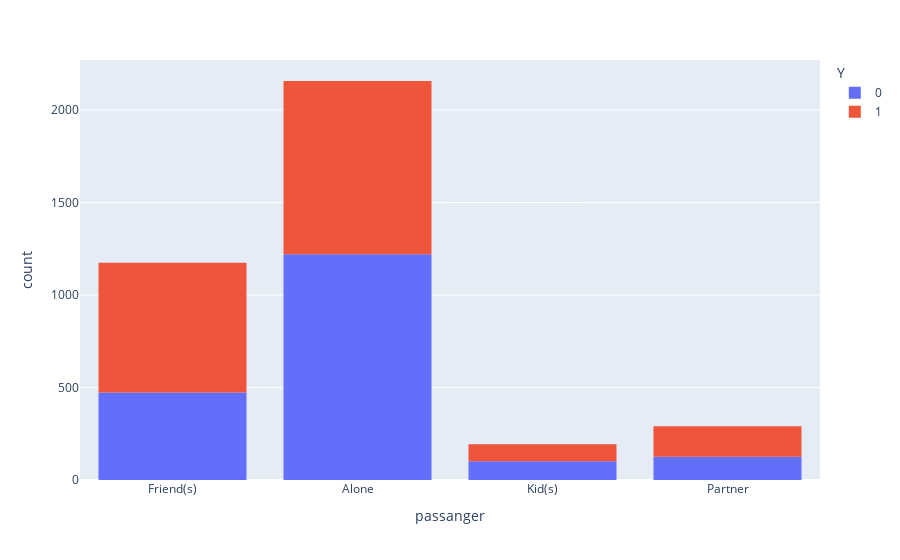

Notebook code for this chart:
### Markdown cell above
Hypothesis: Drivers travelling with friends or partner are more likely to accept the coffee coupons.

### Code cell
print(data_coffee.groupby("passanger")["Y"].sum()/data_coffee.groupby("passanger")["Y"].count())
px.histogram(data_coffee, x="passanger", color = 'Y')

### Figure 1 — Plotly figure (JSON) as saved in the notebook; plotly's stock layout.template omitted (floating-point values rounded to 4 significant figures; data arrays with more than 128 entries replaced by an {"elided": "..."} marker saying what was removed)
{"data": [{"alignmentgroup": "True", "bingroup": "x", "hovertemplate": "Y=0<br>passanger=%{x}<br>count=%{y}<extra></extra>", "legendgroup": "0", "marker": {"color": "#636efa", "pattern": {"shape": ""}}, "name": "0", "offsetgroup": "0", "orientation": "v", "showlegend": true, "type": "histogram", "x": {"elided": "1922 str values"}, "xaxis": "x", "yaxis": "y"}, {"alignmentgroup": "True", "bingroup": "x", "hovertemplate": "Y=1<br>passanger=%{x}<br>count=%{y}<extra></extra>", "legendgroup": "1", "marker": {"color": "#EF553B", "pattern": {"shape": ""}}, "name": "1", "offsetgroup": "1", "orientation": "v", "showlegend": true, "type": "histogram", "x": {"elided": "1894 str values"}, "xaxis": "x", "yaxis": "y"}], "layout": {"barmode": "relative", "legend": {"title": {"text": "Y"}, "tracegroupgap": 0}, "margin": {"t": 60}, "xaxis": {"anchor": "y", "domain": [0, 1], "title": {"text": "passanger"}}, "yaxis": {"anchor": "x", "domain": [0, 1], "title": {"text": "count"}}}}
